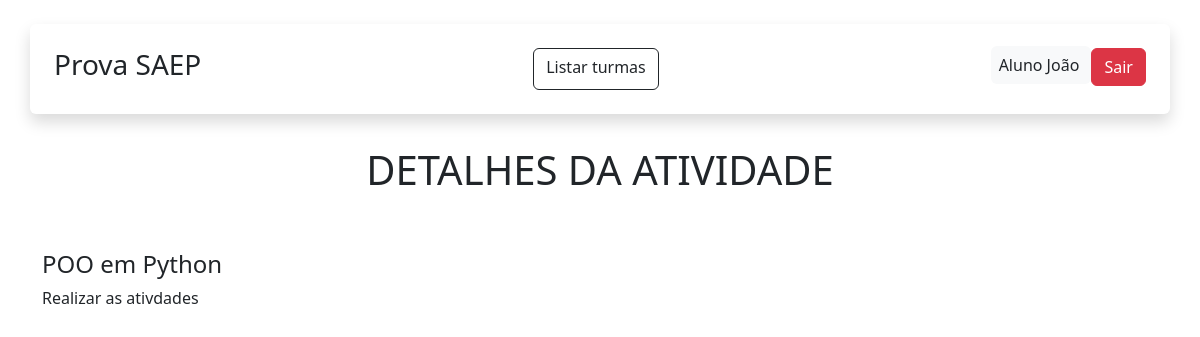
Page /turma/atividade/detalhes/1 (signed in) on the committed database.
### app/models.py (models this page shows, shortened)
class User(db.Model, UserMixin):
    id = db.Column(db.Integer, primary_key=True)
    nome = db.Column(db.String(100), nullable=False)
    sobrenome = db.Column(db.String(100), nullable=False)
    email = db.Column(db.String(120), unique=True, nullable=False)
    senha = db.Column(db.String(60), nullable=False)
    turmas = db.relationship('Turma', backref='user', lazy=True)
    atividades = db.relationship('Atividade', backref='user', lazy=True)

class Atividade(db.Model):
    id = db.Column(db.Integer, primary_key=True)
    nome = db.Column(db.String(100), nullable=False)
    detalhes = db.Column(db.String, nullable=False)
    user_id = db.Column(db.Integer, db.ForeignKey('user.id'), nullable=False)
    turma_id = db.Column(db.Integer, db.ForeignKey('turma.id'), nullable=False)

### app/view.py (the view)
@app.route("/turma/atividade/detalhes/<int:atividade_id>", methods=["GET"])
@login_required
def atividade_detalhes(atividade_id):
    atividade = Atividade.query.get_or_404(atividade_id)
    return render_template("atividade_detalhes.html", atividade=atividade)

### app/models.py (called while the page is built)
@login_manager.user_loader
def load_user(user_id):
    return User.query.get(int(user_id))

### app/templates/atividade_detalhes.html (shortened to what this page needs)
{% extends "base.html" %}
{% block content %}
<div class="container">
    <div class="row text-center">
        <h1 class="mt-2">DETALHES DA ATIVIDADE</h1>
    </div>
</div>
<div class="container mt-5">
    <div class="mt-5">
        <h4>{{ atividade.nome }}</h4>
        <p>{{ atividade.detalhes }}</p>
    </div>
</div>
{% endblock %}

### app/templates/base.html (shortened to what this page needs)
<!DOCTYPE html>
<html lang="en">
<head>
    <link href="https://cdn.jsdelivr.net/npm/bootstrap@5.3.8/dist/css/bootstrap.min.css" rel="stylesheet"
>
</head>
<body>
    <header class="container shadow rounded-2 p-4 my-4 d-flex justify-content-between">
        <h3> Prova SAEP </h3>
        <nav class="nav gap-2 my-md-0">
            <a href="{{ url_for ('turmas') }}" class="btn btn-outline-dark">Listar turmas</a>
        </nav>
        <div>
            {% if current_user.is_authenticated %}
            <span class="p-2 bg-light rounded-2"> {{ current_user.nome }} {{ current_user.sobrenome }} </span>
            <a href="{{ url_for('logout') }}" class="btn btn-danger">Sair</a>
            {% else %}
            <a class="btn btn-outline-dark px-4" href="{{url_for('LoginPage')}}">Login</a>
            <a class="btn btn-outline-dark px-4" href="{{url_for('RegisterPage')}}">Cadastro</a>
            {% endif %}
        </div>
    </header>
    {% block content %} {% endblock %}
</body>
</html>

### rows in the picture
User: nome "Aluno", sobrenome "João"
Atividade: nome "POO em Python", detalhes "Realizar as ativdades"
